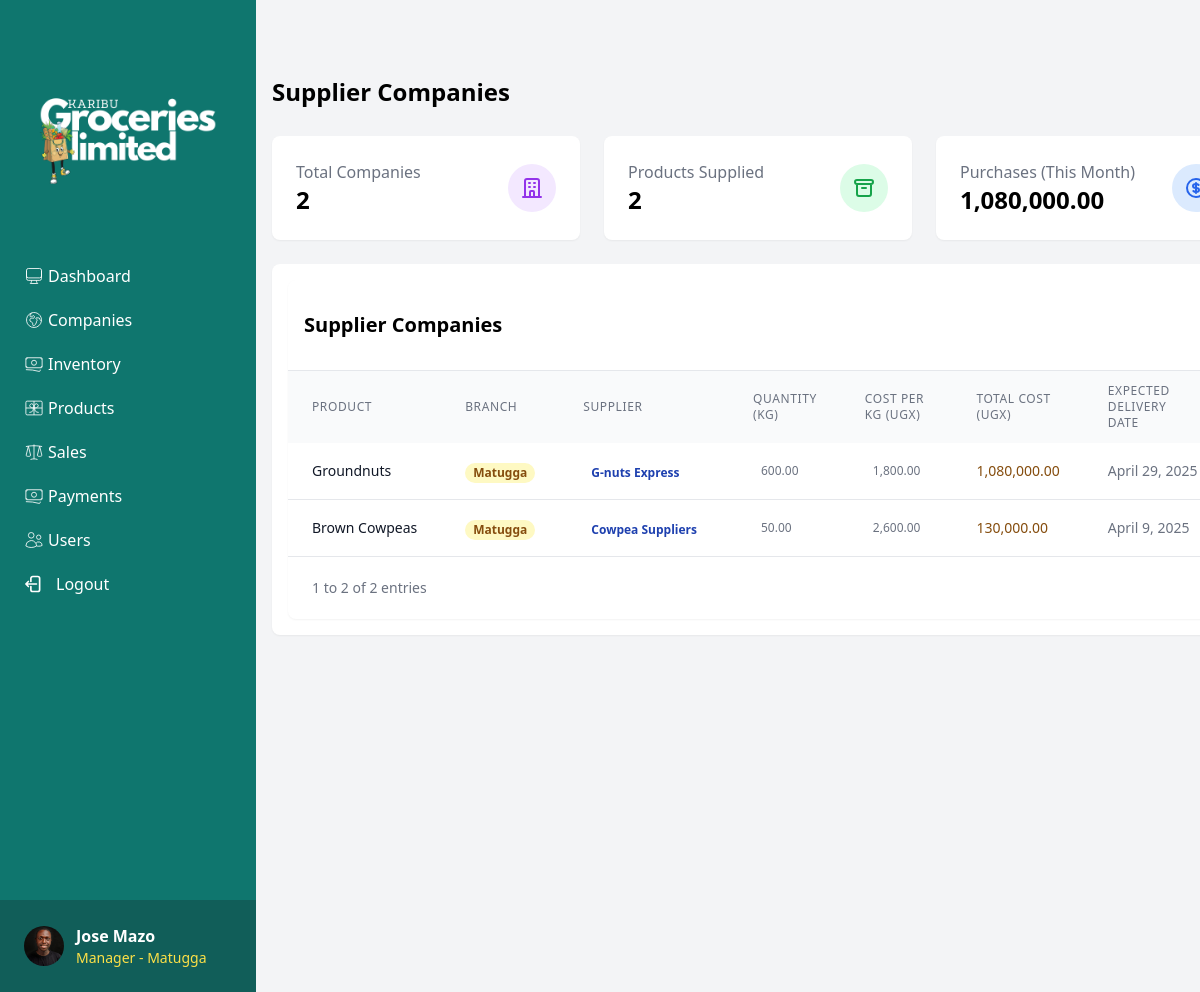
The page /procurement/ (signed in) on the database its author committed.
### core/models.py (models this page shows, shortened)
class CustomUser(AbstractUser):
    USER_TYPE_CHOICES = [
        ('admin', 'Admin'),
        ('manager', 'Manager'),
        ('sales_agent', 'Sales Agent'),
    ]
    phone_number = models.CharField(max_length=15, blank=True)
    user_type = models.CharField(max_length=20, choices=USER_TYPE_CHOICES, default='sales_agent')
    profile_picture = models.ImageField(upload_to='profile_pics/', blank=True, null=True)
    branch = models.ForeignKey('Branch', on_delete=models.SET_NULL, null=True, blank=True)
    is_active = models.BooleanField(default=True)
    created_at = models.DateTimeField(auto_now_add=True)
    updated_at = models.DateTimeField(auto_now=True)

class Branch(models.Model):
    name = models.CharField(max_length=100)
    location = models.CharField(max_length=200)
    phone_number = models.CharField(max_length=15)
    email = models.EmailField(blank=True)
    address = models.TextField()
    created_at = models.DateTimeField(auto_now_add=True)
    updated_at = models.DateTimeField(auto_now=True)

class Procurement(models.Model):
    produce = models.ForeignKey(Produce, on_delete=models.CASCADE)
    quantity = models.DecimalField(max_digits=10, decimal_places=2)
    cost_per_unit = models.DecimalField(max_digits=10, decimal_places=2)
    total_cost = models.DecimalField(max_digits=10, decimal_places=2)
    dealer = models.ForeignKey(Dealer, on_delete=models.CASCADE)
    branch = models.ForeignKey(Branch, on_delete=models.CASCADE)
    order_date = models.DateField(auto_now_add=True)
    expected_delivery_date = models.DateField()
    actual_delivery_date = models.DateField(null=True, blank=True)
    created_by = models.ForeignKey(settings.AUTH_USER_MODEL, on_delete=models.CASCADE)
    notes = models.TextField(blank=True)

class Produce(models.Model):
    PRODUCE_TYPE_CHOICES = [
        ('beans', 'Beans'),
        ('maize', 'Maize'),
        ('g-nuts', 'Groundnuts'),
        ('soybeans', 'Soybeans'),
        ('cowpeas', 'Cowpeas'),
    ]
    name = models.CharField(max_length=200)
    type = models.CharField(max_length=100, choices=PRODUCE_TYPE_CHOICES)
    image = models.ImageField(upload_to='produce_images/', null=True, blank=True)
    buying_price = models.DecimalField(max_digits=10, decimal_places=2)
    selling_price = models.DecimalField(max_digits=10, decimal_places=2)
    dealer = models.ForeignKey(Dealer, on_delete=models.SET_NULL, null=True)
    created_at = models.DateTimeField(auto_now_add=True)
    updated_at = models.DateTimeField(auto_now=True)

class Dealer(models.Model):
    name = models.CharField(max_length=100)
    contact_person = models.CharField(max_length=100)
    phone_number = models.CharField(max_length=15)
    email = models.EmailField(blank=True)
    address = models.TextField()
    branch = models.ForeignKey(Branch, on_delete=models.CASCADE, null=True, blank=True)
    created_at = models.DateTimeField(auto_now_add=True)
    updated_at = models.DateTimeField(auto_now=True)

### core/views.py (the view, shortened to what this page needs)
# urls.py: path('procurement/', views.procurement_list, name='procurement_list'),
@login_required
def procurement_list(request):
    query = request.GET.get('search')
    user = request.user
    if user.user_type == 'admin':
        procurements = Procurement.objects.select_related('produce', 'branch', 'dealer').all()
    else:
        procurements = Procurement.objects.select_related('produce', 'branch', 'dealer').filter(branch=user.branch)
    supplier_filter = request.GET.get('supplier')
    if supplier_filter and supplier_filter != "all":
        procurements = procurements.filter(dealer__name=supplier_filter)
    dealer_names = procurements.values_list('dealer__name', flat=True).distinct()
    today = date.today()
    total_companies = procurements.count()
    products_supplied = procurements.count()
    purchases_this_month = procurements.filter(
        actual_delivery_date__year=today.year,
        actual_delivery_date__month=today.month
    ).aggregate(total=Sum('total_cost'))['total'] or 0
    pending_orders = procurements.filter(actual_delivery_date__isnull=True).count()
    paginator = Paginator(procurements, 10)  # 10 sales per page
    page_number = request.GET.get('page')
    page_obj = paginator.get_page(page_number)
    context = {
        'procurements': page_obj,
        'total_companies': total_companies,
        'products_supplied': products_supplied,
        'purchases_this_month': purchases_this_month,
        'pending_orders': pending_orders,
        'page_obj': page_obj,
        'selected_dealer': supplier_filter,
        'dealer_names': dealer_names
    }
    return render(request, 'core/procurement.html', context)

### core/templates/core/procurement.html (shortened to what this page needs)
{% extends "core/dashboard2.html" %}
{% load humanize %}
{% load static %}
        {% block content %}
            <div class="flex justify-between items-center mb-6">
                <h1 class="text-2xl font-bold">Supplier Companies</h1>
            </div>
            <div class="grid grid-cols-1 md:grid-cols-4 gap-6 mb-6">
                <div class="bg-white p-6 rounded-lg shadow-sm">
                    <div class="flex items-center justify-between">
                        <div>
                            <p class="text-gray-500">Total Companies</p>
                            <h3 class="text-2xl font-bold">{{total_companies}}</h3>
                        </div>
                        <div class="bg-purple-100 p-3 rounded-full">
                        </div>
                    </div>
                </div>
                <div class="bg-white p-6 rounded-lg shadow-sm">
                    <div class="flex items-center justify-between">
                        <div>
                            <p class="text-gray-500">Products Supplied</p>
                            <h3 class="text-2xl font-bold">{{products_supplied}}</h3>
                        </div>
                        <div class="bg-green-100 p-3 rounded-full">
                            <svg xmlns="http://www.w3.org/2000/svg" class="h-6 w-6 text-green-600" fill="none" viewBox="0 0 24 24" stroke="currentColor">
                                <path stroke-linecap="round" stroke-linejoin="round" stroke-width="2" d="M5 8h14M5 8a2 2 0 110-4h14a2 2 0 110 4M5 8v10a2 2 0 002 2h10a2 2 0 002-2V8m-9 4h4" />
                            </svg>
                        </div>
                    </div>
                </div>
                <div class="bg-white p-6 rounded-lg shadow-sm">
                    <div class="flex items-center justify-between">
                        <div>
                            <p class="text-gray-500">Purchases (This Month)</p>
                            <h3 class="text-2xl font-bold">{{purchases_this_month|floatformat:2|intcomma}}</h3>
                        </div>
                        <div class="bg-blue-100 p-3 rounded-full">
                        </div>
                    </div>
                </div>
            </div>
            <div class="bg-white p-4 rounded-lg shadow-sm mb-6">
                <div class="bg-white rounded-lg shadow-sm">
                    <div class="p-4 border-b border-gray-200">
                        <div class="flex justify-between items-center">
                            <h2 class="text-xl font-semibold">Supplier Companies</h2>
                        </div>
                    </div>
                    <table class="w-full">
                        <thead class="bg-gray-50">
                            <tr>
                                <th class="px-6 py-3 text-left text-xs font-medium text-gray-500 uppercase tracking-wider">Product</th>
                                <th class="px-6 py-3 text-left text-xs font-medium text-gray-500 uppercase tracking-wider">Branch</th>
                                <th class="px-6 py-3 text-left text-xs font-medium text-gray-500 uppercase tracking-wider">Supplier</th>
                                <th class="px-6 py-3 text-left text-xs font-medium text-gray-500 uppercase tracking-wider">Quantity (KG)</th>
                                <th class="px-6 py-3 text-left text-xs font-medium text-gray-500 uppercase tracking-wider">Cost per KG (UGX)</th>
                                <th class="px-6 py-3 text-left text-xs font-medium text-gray-500 uppercase tracking-wider">Total Cost (UGX)</th>
                                <th class="px-6 py-3 text-left text-xs font-medium text-gray-500 uppercase tracking-wider">Expected Delivery Date</th>
                            </tr>
                        </thead>
                        <tbody class="bg-white divide-y divide-gray-200">
                            {% for item in procurements %}
                            <tr>
                                <td class="px-6 py-4 whitespace-nowrap">
                                    <div class="flex items-center">
                                            <div class="text-sm font-medium text-gray-900">{{ item.produce.name }}</div>
                                    </div>
                                </td>
                                {% if item.branch.name|lower == 'maganjo'%}
                                <td class="px-6 py-4 whitespace-nowrap">
                                    <span class="px-2 inline-flex text-xs leading-5 font-semibold rounded-full bg-green-100 text-green-800">{{ item.branch.name }}</span>
                                </td>
                                {% else %}
                                <td class="px-6 py-4 whitespace-nowrap">
                                    <span class="px-2 inline-flex text-xs leading-5 font-semibold rounded-full bg-yellow-100 text-yellow-800">{{ item.branch.name }}</span>
                                </td>
                                {% endif %}
                                <td class="px-6 py-4 whitespace-nowrap">
                                    <span class="px-2 inline-flex text-xs leading-5 font-semibold text-blue-800 rounded-full ">{{ item.dealer.name }}</span>
                                </td>
                                <td class="px-6 py-4 whitespace-nowrap text-sm text-gray-500">
                                    <span class="inline-flex items-center px-2 py-1 rounded-full text-xs font-medium mr-1">{{ item.quantity }}</span>
                                </td>
                                <td class="px-6 py-4 whitespace-nowrap text-sm text-gray-500">
                                    <span class="inline-flex items-center px-2 py-1 rounded-full  text-xs font-medium">{{ item.cost_per_unit|floatformat:2|intcomma}}</span>
                                </td>
                                <td class="px-6 py-4 whitespace-nowrap text-sm text-yellow-800 text-gray-500">{{ item.total_cost|floatformat:2|intcomma }}</td>
                                <td class="px-6 py-4 whitespace-nowrap text-sm text-gray-500">{{ item.expected_delivery_date }}</td>
                            </tr>
                            {% empty %}
                            <tr>
                                <td colspan="9" class="text-center py-4 text-gray-400">No procurements found.</td>
                            </tr>
                            {% endfor %}
                    </tbody>
                    </table>
                    <div class="px-6 py-4 border-t border-gray-200">
                        <div class="flex items-center justify-between">
                            <div class="text-sm text-gray-500">
                                {% if page_obj.paginator.count > 0 %}
                                    {{ page_obj.start_index }}
                                    to
                                    {{ page_obj.end_index }}
                                    of
                                    {{ page_obj.paginator.count }}
                                {% else %}
                                    0
                                {% endif %}
                                entries
                            </div>
                        </div>
                    </div>
                </div>
        </div>
        {% endblock %}

### core/templates/core/dashboard2.html (shortened to what this page needs)
{% load humanize %}
<!DOCTYPE html>
<html lang="en">
<head>
    <script src="https://cdn.tailwindcss.com"></script>
</head>
<body class="bg-gray-100 overflow-y-auto h-screen scroll-smooth">
    <div class="flex min-h-screen overflow-x-hidden">
      <div class="w-64 bg-teal-700 text-white flex flex-col fixed inset-y-0 left-0">
        <div class="p-6">
            <img src="/static/imgs/2.png/" alt="Karibu Groceries Limited logo" class="h-90">
        </div>
        <nav class="space-y-1 flex-1 overflow-y-auto">
            {% if request.user.user_type != 'admin' %}
            <a href="/dashboard2/" class="flex items-center px-6 py-2 hover:bg-teal-800">
                   <span class="ml-1">Dashboard</span>
            </a>
            {% endif %}
            {% if request.user.user_type != 'sales_agent' %}
            <a href="/procurement/" class="flex items-center px-6 py-2 hover:bg-teal-800">
                <span class="ml-1">Companies</span>
            </a>
            <a href="/inventory/" class="flex items-center px-6 py-2 hover:bg-teal-800">
              <span class="ml-1">Inventory</span>
            </a>
            {% endif %}
            {% if request.user.user_type != 'admin' %}
            <a href="/products/" class="flex items-center px-6 py-2 hover:bg-teal-800">
                <span class="ml-1">Products</span>
            </a>
            {% endif%}
            {% if request.user.user_type != 'admin' %}
            <a href="/sales/" class="flex items-center px-6
             py-2 hover:bg-teal-800">
                <span class="ml-1">Sales</span>
            </a>
            {% endif%}
            {% if request.user.user_type != 'sales_agent' %}
            <a href="/payments/" class="flex items-center px-6 py-2 hover:bg-teal-800">
                <span class="ml-1">Payments</span>
            </a>
            {% endif %}
            {% if request.user.user_type != 'sales_agent' %}
            <a href="/users/" class="flex items-center px-6 py-2 hover:bg-teal-800">
              <span class="ml-1">Users</span>
            </a>
            {% endif %}
            <a href="/logout/" onclick="return confirm('Are you sure you want to log out?');" class="flex items-center px-6 py-2 hover:bg-red-700">
              <span class="ml-1">Logout</span>
            </a>
        </nav>
        <div class="p-6 bg-teal-800">
          <div class="flex items-center mt-auto space-x-3">
            {% if request.user.profile_picture %}
              <img src="{{ request.user.profile_picture.url }}" alt="{{ user.get_full_name }}" class="h-10 w-10 rounded-full">
            {% else %}
             <img src="/static/imgs/bg1.png/" alt="Default" class="h-10 w-10 rounded-full">
            {% endif %}
            <div>
              <p class="font-bold">{{ request.user.get_full_name }}</p>
              {% if request.user.user_type != 'admin' %}
              <a href="" class="hover:underline"><p class="text-sm text-yellow-300">{{ request.user.get_user_type_display }} - {{ request.user.branch.name }}</p></a>
              {% else %}
              <a href="" class="hover:underline"><p class="text-sm text-yellow-300">{{ request.user.get_user_type_display }}</p></a>
              {% endif %}
            </div>
          </div>
        </div>
      </div>
      <div class="flex-1 ml-64 px-4 py-6 min-h-screen mt-6 bg-gray-100">
        {% block content %}{% endblock %}
      </div>
    </div>
</body>
</html>

### rows shown on the page
CustomUser: user.profile_picture (picture), user.get_full_name "Jose Mazo", user.user_type "Manager", user.branch.name "Matugga"
Procurement: produce.name "Groundnuts", branch.name "Matugga", dealer.name "G-nuts Express", quantity "600.00", cost_per_unit "1,800.00", total_cost "1,080,000.00", expected_delivery_date "April 29, 2025"
Procurement: produce.name "Brown Cowpeas", branch.name "Matugga", dealer.name "Cowpea Suppliers", quantity "50.00", cost_per_unit "2,600.00", total_cost "130,000.00", expected_delivery_date "April 9, 2025"

### other values the page prints
{{ total_companies }} "2"
{{ products_supplied }} "2"
{{ purchases_this_month|floatformat:2|intcomma }} "1,080,000.00"
{{ page_obj.start_index }} "1"
{{ page_obj.end_index }} "2"
{{ page_obj.paginator.count }} "2"
